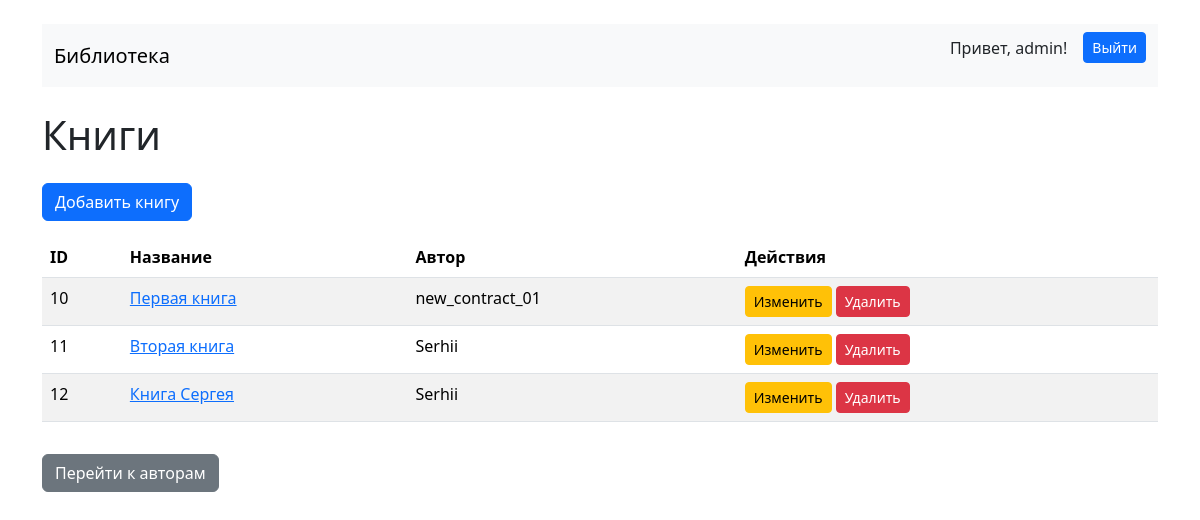
Page / (signed in) on the earlier database version.
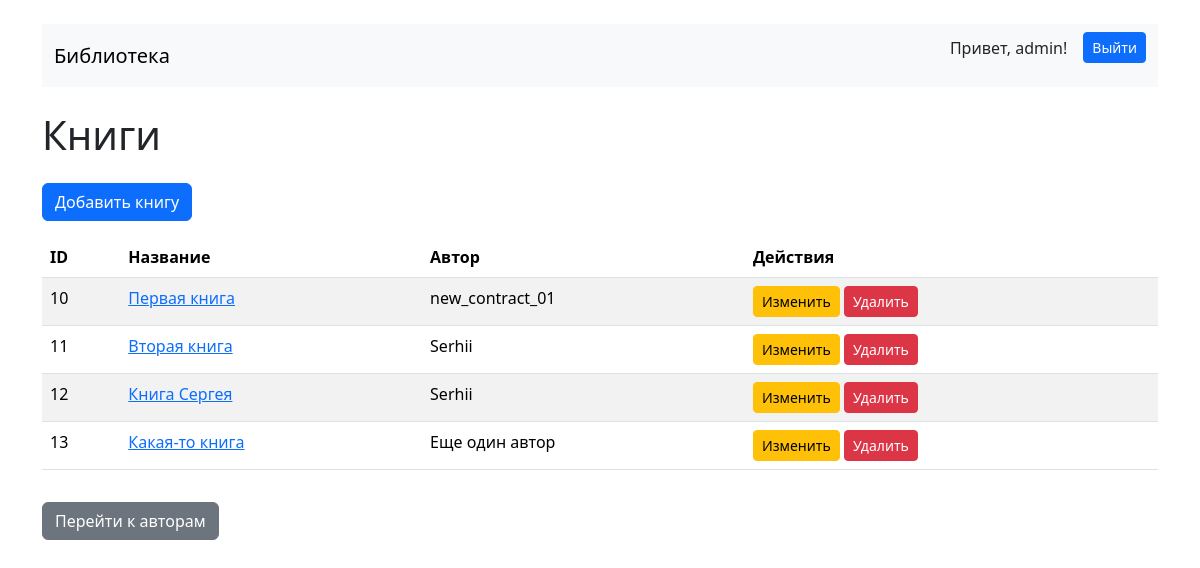
Same page on the later database version.
### news/models.py (models this page shows, shortened)
class Book(models.Model):
    title = models.CharField(max_length=200)
    author = models.ForeignKey(Author, on_delete=models.CASCADE, related_name='books')

class Author(models.Model):
    name = models.CharField(max_length=100)

### news/views.py (the view)
# urls.py: path('', BookListView.as_view(), name='book_list'),
class BookListView(ListView):
    model = Book
    template_name = 'news/book_list.html'
    context_object_name = 'books'

### templates/news/book_list.html (shortened to what this page needs)
{% extends 'news/layout.html' %}
{% block content %}
<h1 class="mb-4">Книги</h1>
<a href="{% url 'book_create' %}" class="btn btn-primary mb-3">Добавить книгу</a>
<table class="table table-striped">
    <thead>
        <tr>
            <th>ID</th>
            <th>Название</th>
            <th>Автор</th>
            <th>Действия</th>
        </tr>
    </thead>
    <tbody>
        {% for book in books %}
        <tr>
            <td>{{ book.id }}</td>
            <td><a href="{% url 'book_detail' book.pk %}">{{ book.title }}</a></td>
            <td>{{ book.author.name }}</td>
            <td>
                <a href="{% url 'book_update' book.pk %}" class="btn btn-sm btn-warning">Изменить</a>
                <a href="{% url 'book_delete' book.pk %}" class="btn btn-sm btn-danger">Удалить</a>
            </td>
        </tr>
        {% endfor %}
    </tbody>
</table>
<a href="{% url 'author_list' %}" class="btn btn-secondary mt-3">Перейти к авторам</a>
{% endblock %}

Differences in the rows shown:
added Book: id "13", title "Какая-то книга", author.name "Еще один автор"
